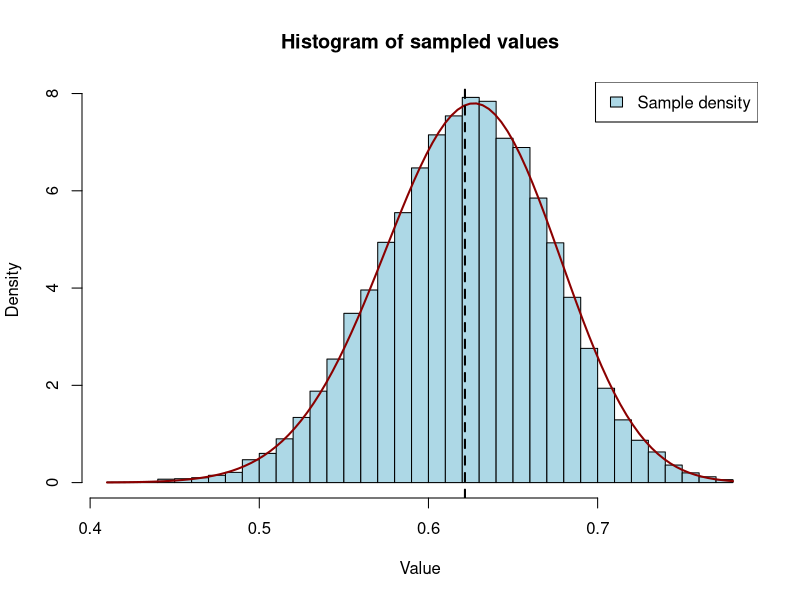

Write the R code that produced this figure.
#Global
SHOW_HISTOGRAMS <- TRUE

# Define the unnormalized target distribution function 
f_star <- function(x) {
  return((x+2)^y1 * (1-x)^(y2+y3) * x^y4)
}

# Rejection sampling function to simulate samples from the target distribution
rejection_sampling <- function(n,C) {
  samples <- numeric(n)  
  count <- 0  
  total <- 0
  
  while(count < n) {
    total <- total + 1
    x <- runif(1)  
    u <- runif(1)  
    
    # Acceptance criterion
    if(f_star(x) / (C) > 1){print("C chosen to be too small")}
    if(u <= f_star(x) / (C)) { #proposal density is just 1
      count <- count + 1
      samples[count] <- x
    }
  }
  
  print("Random numbers generated per sample: ")
  print(total/count)
  return(samples)
}

Monte_Carlo_integration <- function(n,C){
  samples <- rejection_sampling(n,C)
  mu = mean(samples)
  
  if(SHOW_HISTOGRAMS){
    normalizing_constant = integrate(f_star, lower=0, upper=1)$value
    pdf <- function(x){return(f_star(x)/normalizing_constant)}
    hist(samples, breaks=50,  freq=FALSE, col="lightblue", main="Histogram of sampled values", xlab="Value", ylab="Density")
    curve(pdf, col="darkred", add=TRUE, lwd=2)
    abline(v=mu, col="black", lwd=2, lty=2)
    legend("topright", legend=c("Sample density"), fill=c("lightblue"))
  }
  
  print("Estimated mean:")
  print(mu)
  return(mu)
}

Numerical_integration <- function(){
  normalizing_constant = integrate(f_star, lower=0, upper=1)$value
  integrand <- function(x){return(x*f_star(x)/normalizing_constant)}
  mu = integrate(integrand, lower=0, upper=1)
  print("Estimated mean: ")
  print(mu)
  return(mu)
}

Monte_Carlo_integration_beta15prior <- function(n,C){
  samples <- rejection_sampling(n,C)
  weights <- (1-samples)^4
  
  mu = mean(samples*weights)/mean(weights)
  
  print("Estimated mean with Beta(1,5) prior:")
  print(mu)
  return(mu)
}

Numerical_integration_beta15prior <- function(){
  density <- function(x){f_star(x)*(1-x)^4}
  normalizing_constant = integrate(density, lower=0, upper=1)$value
  integrand <- function(x){return(x*density(x)/normalizing_constant)}
  mu = integrate(integrand, lower=0, upper=1)
  print("Estimated mean with Beta(1,5) prior: ")
  print(mu)
  return(mu)
}


#Estimating a usable value for C
{
y1 = 125
y2 = 18
y3 = 20
y4 = 34

a = y1 + y2 + y3 + y4
b = -y1 + 2*y2 + 2*y3 + y4
c = -2*y4
discriminant = b^2 - 4*a*c

root1 <- (-b + sqrt(discriminant)) / (2*a)
root2 <- (-b - sqrt(discriminant)) / (2*a)
roots = c(root1, root2)
validRoots <- c(roots[roots >= 0 & roots <= 1]) #Should always have at least one
}
C = 1.1 * max(sapply(validRoots, f_star)) #multiplying by 1.1 to ensure c > f_star even if rounding has occurred

Monte_Carlo_integration(10000,C)
Numerical_integration()


theoretical_alpha = integrate(f_star, lower=0, upper=1)$value/C
print("Theoretical random numbers per sample (numerically estimated):")
print(1/theoretical_alpha)

Monte_Carlo_integration_beta15prior(10000,C)
Numerical_integration_beta15prior()

